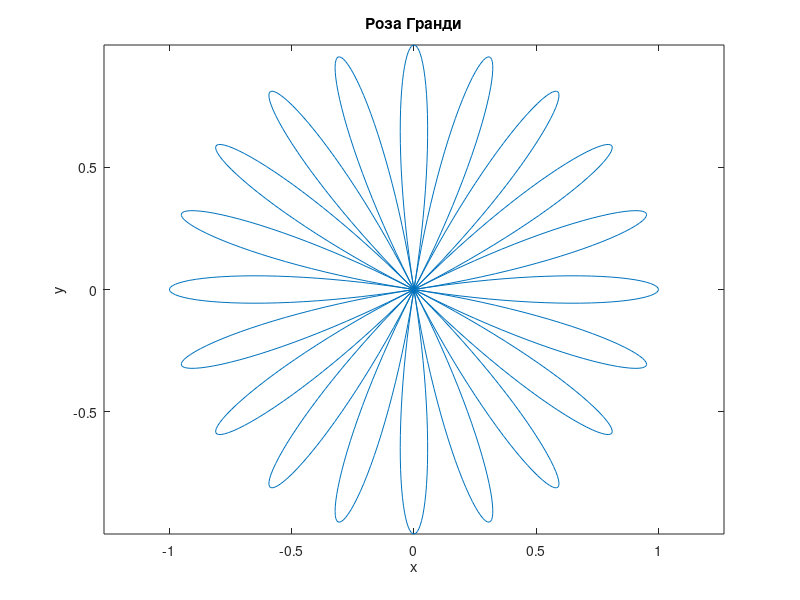

MATLAB code for this plot:
t = linspace(0, 2*pi, 1000); % Генерируем углы от 0 до 2*pi
k = 10; % Количество лепестков

x = cos(k*t).*cos(t); % Формула для x(t)
y = cos(k*t).*sin(t); % Формула для y(t)

plot(x, y); % Построение графика
title('Роза Гранди');
xlabel('x');
ylabel('y');
axis equal; % Сделать масштаб осей равным
